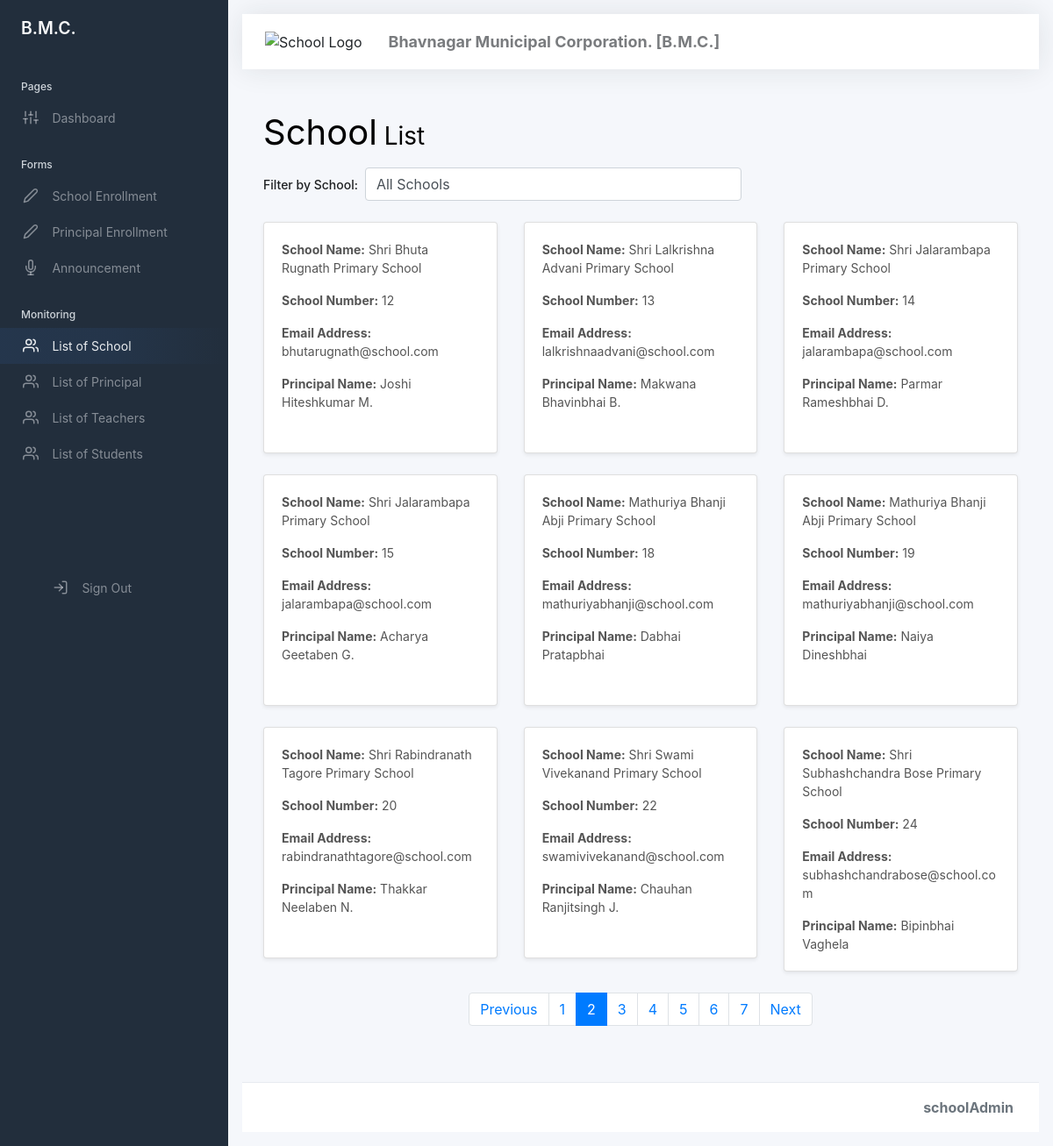
The page /BMC/school-list.php?page=2 on the database its author committed.
### tables this page shows
CREATE TABLE `school_1` (
  `school_no` int(11) NOT NULL,
  `school_name` varchar(255) NOT NULL,
  `email_address` varchar(255) DEFAULT NULL,
  `standard` varchar(10) NOT NULL,
  `principal_name` varchar(255) NOT NULL,
  `address` text NOT NULL
);

### BMC/school-list-display.php (the view, shortened to what this page needs)
<!DOCTYPE html>
<html lang="en">
<head>
    <link href="css/app.css" rel="stylesheet">
    <link rel="stylesheet" href="https://cdn.jsdelivr.net/npm/bootstrap@4.5.3/dist/css/bootstrap.min.css">
</head>
<body>
    <main role="main" class="content p-4">
        <div class="container m-0 p-0">
            <h1 class="h3 mb-3" style="font-weight:normal"><strong class="h1" style="font-weight:normal">School</strong>
                List</h1>
            <div class="row mb-4">
                <div class="col-md-6">
                    <form method="GET" action="" class="form-inline">
                        <div class="form-group mr-2">
                            <label for="schoolFilter" class="mr-2">Filter by School:</label>
                            <select name="school_filter" id="schoolFilter" class="form-control"
                                onchange="this.form.submit()">
                                <option value="all">All Schools</option>
                            </select>
                        </div>
                    </form>
                </div>
            </div>
            <div class="row">
                <?php
                include_once 'connection.php';
                $limit = 9;
                $page = isset($_GET['page']) ? $_GET['page'] : 1;
                $offset = ($page - 1) * $limit;
                $filter_condition = "";
                $total_query = "SELECT COUNT(*) FROM school_1 $filter_condition";
                $total_result = mysqli_query($conn, $total_query);
                $total_rows = mysqli_fetch_array($total_result)[0];
                $total_pages = ceil($total_rows / $limit);
                $select = "SELECT * FROM school_1 $filter_condition LIMIT $limit OFFSET $offset";
                $result = mysqli_query($conn, $select);
                if ($result && mysqli_num_rows($result) > 0) {
                    while ($row = mysqli_fetch_assoc($result)) {
                        echo '<div class="col-md-4">
                                      <div class="card mb-4 shadow-sm">
                                          <div class="card-body">
                                            <p class="card-text"><b>School Name:</b> ' . $row['school_name'] . '</p>
                                            <p class="card-text"><b>School Number:</b> ' . $row['school_no'] . '</p>
                                            <p class="card-text"><b>Email Address:</b> ' . $row['email_address'] . '</p>
                                            <p class="card-text"><b>Principal Name:</b> ' . $row['principal_name'] . '</p>
                                          </div>
                                      </div>
                                  </div>';
                    }
                } else {
                    echo '<div class="col-12 text-center p-5">
                                <div class="alert alert-info">No schools found matching your criteria.</div>
                              </div>';
                }
                ?>
            </div>
            <nav aria-label="Page navigation">
                <ul class="pagination justify-content-center">
                    <?php
                    $query_string = "";
                    if ($page > 1):
                    ?>
                    <li class="page-item"><a class="page-link"
                            href="?<?php echo $query_string; ?>page=<?php echo $page - 1; ?>">Previous</a></li>
                    <?php endif; ?>
                    <?php for ($i = 1; $i <= $total_pages; $i++): ?>
                    <li class="page-item <?php if ($i == $page)
                                                    echo 'active'; ?>">
                        <a class="page-link"
                            href="?<?php echo $query_string; ?>page=<?php echo $i; ?>"><?php echo $i; ?></a>
                    </li>
                    <?php endfor; ?>
                    <?php if ($page < $total_pages): ?>
                    <li class="page-item"><a class="page-link"
                            href="?<?php echo $query_string; ?>page=<?php echo $page + 1; ?>">Next</a></li>
                    <?php endif; ?>
                </ul>
            </nav>
        </div>
    </main>
</body>
</html>

### static/css/student-list-display.css (style rules this page uses)
body { background-color: #f8f9fa; color: #343a40; }
h1 { font-size: 24px; font-weight: bold; color: #007bff; margin-bottom: 20px; clear: both; }
.card { border-radius: 10px; transition: all 0.3s ease-in-out; box-shadow: 0 4px 8px rgba(0, 0, 0, 0.1); margin-bottom: 20px; }
.card-text { font-size: 14px; color: #555; }
.row { display: flex; flex-wrap: wrap; margin: 0 -15px; }
.col-md-4 { flex: 0 0 33.333%; max-width: 33.333%; padding: 0 15px; }

### BMC/school-list.php (style rules this page uses)
* { padding: 0; margin: 0; }
body { background: #f8f9fa; }
.card { max-width: 800px; margin: auto; }

### BMC/navbar.php (style rules this page uses)
:root { --primary-color: #3a7dda; --secondary-color: #f5f7fb; --text-color: #1e2022; --border-color: #e7eaf0; --success-color: #42ba96; --danger-color: #df4759; --warning-color: #f3b02a; --sidebar-bg: #1b2537; --sidebar-text: #ffffff; --card-shadow: 0 2px 6px rgba(0, 0, 0, 0.08); --form-bg: #ffffff; }
body { background-color: var(--secondary-color); color: var(--text-color); font-family: "Inter", -apple-system, BlinkMacSystemFont, "Segoe UI", Roboto, "Helvetica Neue", Arial, sans-serif; line-height: 1.5; margin: 0; }
label { display: block; font-size: 0.875rem; font-weight: 500; margin-bottom: 0.5rem; color: var(--text-color); }
input[type="text"], input[type="email"], input[type="tel"], input[type="number"], input[type="date"], textarea, select { width: 100%; padding: 0.5rem 0.75rem; font-size: 0.875rem; line-height: 1.5; color: var(--text-color); background-color: rgb(215, 217, 221); background-clip: padding-box; border: 1px solid var(--border-color); border-radius: 0.25rem; transition: border-color 0.15s ease-in-out, box-shadow 0.15s ease-in-out; }

### BMC/school-list-display.php (style rules this page uses)
.card { min-height: 16.5rem; }

### rows shown on the page
school_1: school_name "Shri Bhuta Rugnath Primary School", school_no "12", email_address "bhutarugnath@school.com", principal_name "Joshi Hiteshkumar M."
school_1: school_name "Shri Lalkrishna Advani Primary School", school_no "13", email_address "lalkrishnaadvani@school.com", principal_name "Makwana Bhavinbhai B."
school_1: school_name "Shri Jalarambapa Primary School", school_no "14", email_address "jalarambapa@school.com", principal_name "Parmar Rameshbhai D."
school_1: school_name "Shri Jalarambapa Primary School", school_no "15", email_address "jalarambapa@school.com", principal_name "Acharya Geetaben G."
school_1: school_name "Mathuriya Bhanji Abji Primary School", school_no "18", email_address "mathuriyabhanji@school.com", principal_name "Dabhai Pratapbhai"
school_1: school_name "Mathuriya Bhanji Abji Primary School", school_no "19", email_address "mathuriyabhanji@school.com", principal_name "Naiya Dineshbhai"
school_1: school_name "Shri Rabindranath Tagore Primary School", school_no "20", email_address "rabindranathtagore@school.com", principal_name "Thakkar Neelaben N."
school_1: school_name "Shri Swami Vivekanand Primary School", school_no "22", email_address "swamivivekanand@school.com", principal_name "Chauhan Ranjitsingh J."
school_1: school_name "Shri Subhashchandra Bose Primary School", school_no "24", email_address "subhashchandrabose@school.com", principal_name "Bipinbhai Vaghela"
